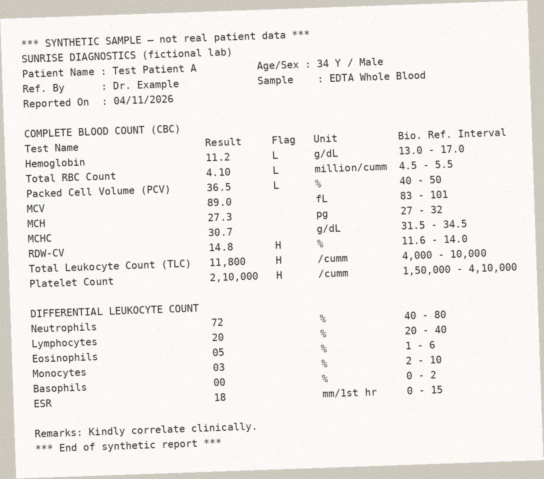
#> input picture samples/files/01_cbc_scan.jpg, 1087 x 958 px (shown at 1/2 size)
$ python -i ocr.py   (imports and definitions only)
#> lines starting #> are read from the running program, lines starting #| are printed output that depends on the picture; after the words box and inside, x2 and y2 are one past the last pixel; in counts of white or black regions, pixels touching at a corner belong together
#> further down, picture is the input picture: PIL image 1087x958 RGB; mean R, G, B 240.1, 238.9, 234.5
"""OCR for photos / scans (pytesseract). Everything happens in memory.

Pipeline: EXIF-transpose -> grayscale -> background normalisation (divide by a
heavy blur) -> deskew (projection-profile search) -> upscale -> several variants
(normalised gray, Otsu, adaptive threshold; psm 6 / psm 4) OCR'd in parallel ->
the variant that yields the most parsed lab rows wins (mean confidence breaks ties).
Text is rebuilt from word boxes so table columns keep 2+ space gaps.
Values are never changed: suspected digit confusions are only *suggested*.
"""
from __future__ import annotations

import io
import re
import shutil
from concurrent.futures import ThreadPoolExecutor
from dataclasses import dataclass, field

import numpy as np
from PIL import Image, ImageFilter, ImageOps

TESSERACT_AVAILABLE = shutil.which("tesseract") is not None
OCR_MISSING_MSG = "OCR engine not installed: sudo apt install tesseract-ocr"
LOW_CONF = 60
TARGET_WIDTH = 2000


class OcrUnavailable(RuntimeError):
    pass


@dataclass
class OcrResult:
    text: str
    confidence: float                      # mean word confidence, 0-100
    low_confidence_tokens: list[str] = field(default_factory=list)
    rows_found: int = 0
    variant: str = ""


# ------------------------------------------------------------ image processing
def normalize_background(gray: Image.Image) -> Image.Image:
    """Divide by a heavily blurred copy: removes paper tint, vignetting and soft shadows."""
    small = gray.resize((max(1, gray.width // 8), max(1, gray.height // 8)), Image.BILINEAR)
    bg = small.filter(ImageFilter.GaussianBlur(6)).resize(gray.size, Image.BILINEAR)
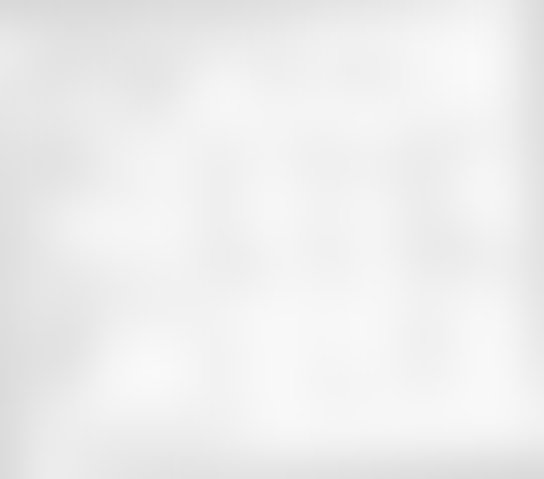
#> bg: PIL image 1087x958 L (shown at 1/2 size); min 216, max 249, mean 238
    a = np.asarray(gray, dtype=np.float32)
    b = np.maximum(np.asarray(bg, dtype=np.float32), 1.0)
    out = np.clip(a / b * 255.0, 0, 255).astype(np.uint8)
    return ImageOps.autocontrast(Image.fromarray(out), cutoff=1)


def _ink(gray: Image.Image) -> np.ndarray:
    a = np.asarray(gray, dtype=np.uint8)
    return (a < otsu_level(a)).astype(np.float32)


def estimate_skew(gray: Image.Image) -> float:
    """Projection-profile search: the angle whose row sums are 'spikiest' (text lines aligned)."""
    w = 700
    small = gray.resize((w, max(1, int(gray.height * w / gray.width))), Image.BILINEAR)
#> small: PIL image 700x616 L

    def score(angle: float) -> float:
#> called with angle = -5
        rot = small.rotate(angle, resample=Image.BILINEAR, expand=False, fillcolor=255)
        return float(np.var(_ink(rot).sum(axis=1)))

    best = max(np.arange(-5, 5.01, 0.5), key=score)
    fine = max(np.arange(best - 0.5, best + 0.51, 0.1), key=score)
    return round(float(fine), 2)


def otsu_level(a: np.ndarray) -> int:
    hist = np.bincount(a.ravel(), minlength=256).astype(np.float64)
#> hist = 256 values, max 318672 at index 255, min 0 at index 0, mean 1684.4
    total = a.size
#> total = 431200
    sum_all = np.dot(np.arange(256), hist)
#> sum_all = 104593963
    w0 = np.cumsum(hist)
#> w0 = 256 values from 0 to 431200
    s0 = np.cumsum(np.arange(256) * hist)
#> s0 = 256 values from 0 to 104593963
    w1 = total - w0
#> w1 = 256 values, max 431200 at index 0, min 0 at index 255, mean 408570.2
    valid = (w0 > 0) & (w1 > 0)
    m0 = np.where(valid, s0 / np.maximum(w0, 1), 0)
#> m0 = 256 values, max 207.3 at index 254, min 0 at index 0, mean 83.41
    m1 = np.where(valid, (sum_all - s0) / np.maximum(w1, 1), 0)
#> m1 = 256 values, max 255 at index 254, min 0 at index 0, mean 244.9
    between = np.where(valid, w0 * w1 * (m0 - m1) ** 2, 0)
#> between = 256 values, max 2.22e+14 at index 178, min 0 at index 0, mean 1.45e+14
    return int(np.argmax(between))


def binarize_otsu(gray: Image.Image) -> Image.Image:
    a = np.asarray(gray, dtype=np.uint8)
    return Image.fromarray(np.where(a > otsu_level(a), 255, 0).astype(np.uint8))


# [4 lines left out: function binarize_adaptive, not called in this run]


def preprocess(img: Image.Image) -> tuple[Image.Image, float]:
    img = ImageOps.exif_transpose(img).convert("L")
    norm = normalize_background(img)
    angle = estimate_skew(norm)
#> in _ink, `return (a < otsu_level(a)).astype(np.float32)`:
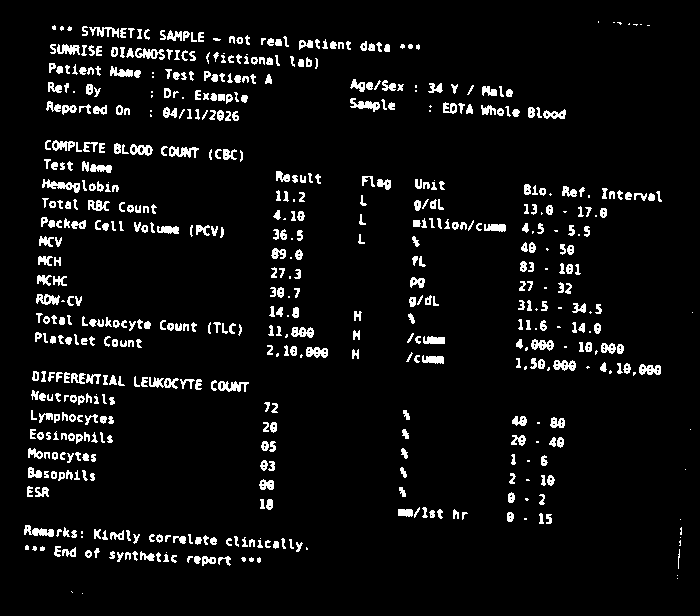
#> returned value: shape (616, 700) float32; values 0 (black) and 1 (white), 5.9% white in thin lines or dots, all inside (x1, y1, x2, y2) = (24, 21, 693, 594)
#> in _ink (call 2), `return (a < otsu_level(a)).astype(np.float32)`: returned value: shape (616, 700) float32; values 0 (black) and 1 (white), 6% white in thin lines or dots, all inside (x1, y1, x2, y2) = (26, 19, 693, 595)
#> in _ink (call 3), `return (a < otsu_level(a)).astype(np.float32)`: returned value: shape (616, 700) float32; values 0 (black) and 1 (white), 5.9% white in thin lines or dots, all inside (x1, y1, x2, y2) = (28, 17, 693, 598)
#> in _ink (call 4), `return (a < otsu_level(a)).astype(np.float32)`: returned value: shape (616, 700) float32; values 0 (black) and 1 (white), 6% white in thin lines or dots
#> in _ink (call 5), `return (a < otsu_level(a)).astype(np.float32)`: returned value: shape (616, 700) float32; values 0 (black) and 1 (white), 6.2% white; 597 white regions (94 under 20 px), largest, box (x1, y1, x2, y2) and area: (38, 189, 76, 203) 241, (221, 385, 252, 396) 216, (41, 54, 71, 65) 209
#> in _ink (call 7), `return (a < otsu_level(a)).astype(np.float32)`: returned value: shape (616, 700) float32; values 0 (black) and 1 (white), 5.9% white in thin lines or dots
#> in _ink (call 10), `return (a < otsu_level(a)).astype(np.float32)`:
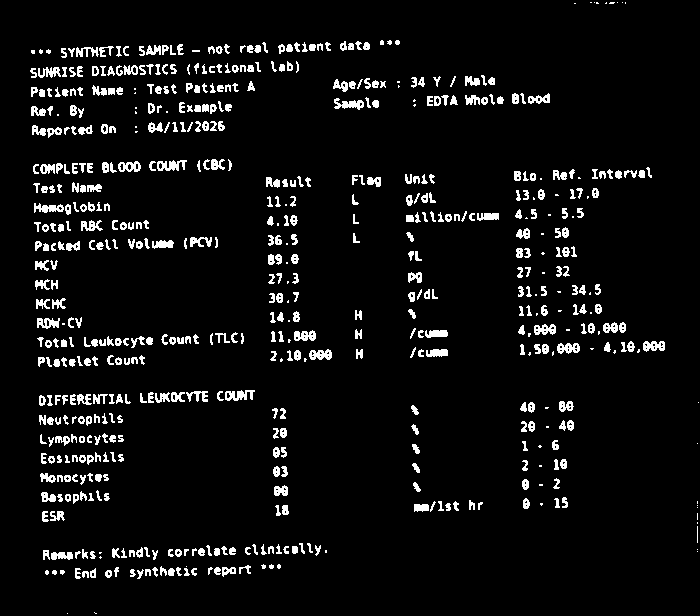
#> returned value: shape (616, 700) float32; values 0 (black) and 1 (white), 5.9% white in thin lines or dots
#> in _ink (call 11), `return (a < otsu_level(a)).astype(np.float32)`: returned value: shape (616, 700) float32; values 0 (black) and 1 (white), 5.3% white in thin lines or dots
#> in _ink (call 12), `return (a < otsu_level(a)).astype(np.float32)`: returned value: shape (616, 700) float32; values 0 (black) and 1 (white), 5.9% white in thin lines or dots, all inside (x1, y1, x2, y2) = (26, 39, 666, 583)
#> in _ink (call 13), `return (a < otsu_level(a)).astype(np.float32)`: returned value: shape (616, 700) float32; values 0 (black) and 1 (white), 5.9% white in thin lines or dots, all inside (x1, y1, x2, y2) = (24, 39, 666, 586)
#> in _ink (call 14), `return (a < otsu_level(a)).astype(np.float32)`: returned value: shape (616, 700) float32; values 0 (black) and 1 (white), 5.9% white in thin lines or dots, all inside (x1, y1, x2, y2) = (22, 38, 667, 588)
#> in _ink (call 15), `return (a < otsu_level(a)).astype(np.float32)`: returned value: shape (616, 700) float32; values 0 (black) and 1 (white), 5.9% white in thin lines or dots, all inside (x1, y1, x2, y2) = (20, 38, 667, 590)
#> in _ink (call 16), `return (a < otsu_level(a)).astype(np.float32)`: returned value: shape (616, 700) float32; values 0 (black) and 1 (white), 5.9% white in thin lines or dots, all inside (x1, y1, x2, y2) = (18, 38, 667, 593)
#> in _ink (call 17), `return (a < otsu_level(a)).astype(np.float32)`: returned value: shape (616, 700) float32; values 0 (black) and 1 (white), 5.9% white in thin lines or dots, all inside (x1, y1, x2, y2) = (16, 37, 667, 595)
#> in score (call 18), `rot = small.rotate(angle, resample=Image.BILINEAR, expand=False, fillc..`:
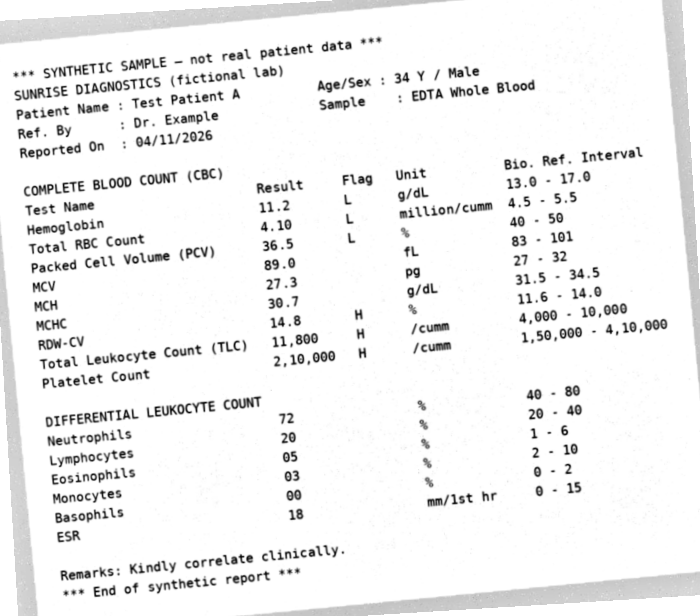
#> rot: PIL image 700x616 L; min 4, max 255, mean 241.5
#> in _ink (call 18), `return (a < otsu_level(a)).astype(np.float32)`: returned value: shape (616, 700) float32; values 0 (black) and 1 (white), 5.9% white in thin lines or dots, all inside (x1, y1, x2, y2) = (14, 37, 667, 597)
#> in score (call 19), `rot = small.rotate(angle, resample=Image.BILINEAR, expand=False, fillc..`:
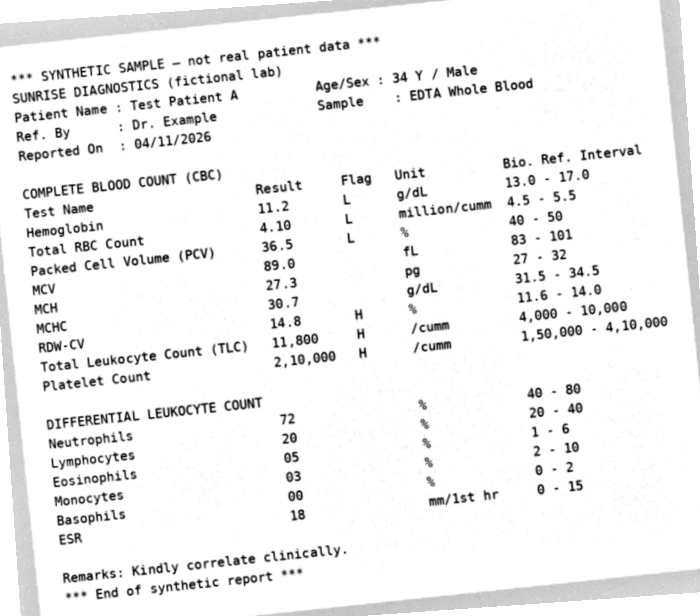
#> rot: PIL image 700x616 L; min 4, max 255, mean 241.6
#> in _ink (call 19), `return (a < otsu_level(a)).astype(np.float32)`: returned value: shape (616, 700) float32; values 0 (black) and 1 (white), 5.9% white in thin lines or dots, all inside (x1, y1, x2, y2) = (11, 37, 667, 599)
#> in score (call 20), `rot = small.rotate(angle, resample=Image.BILINEAR, expand=False, fillc..`:
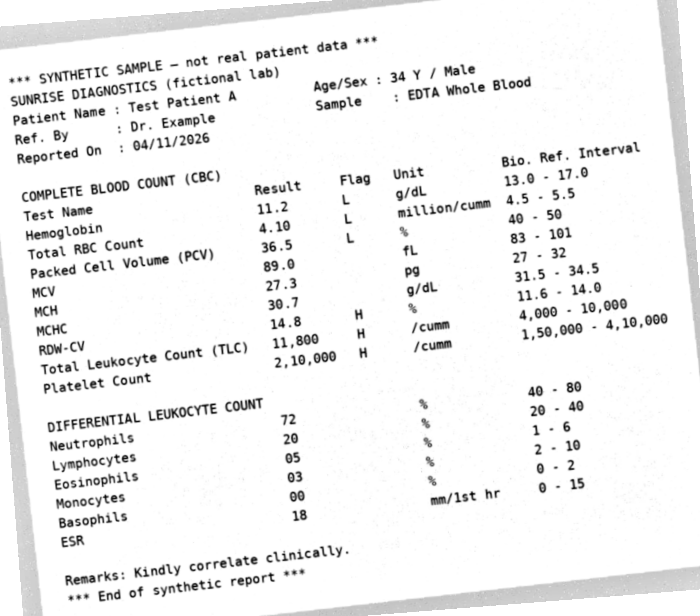
#> rot: PIL image 700x616 L; min 3, max 255, mean 241.6
#> in _ink (call 20), `return (a < otsu_level(a)).astype(np.float32)`:
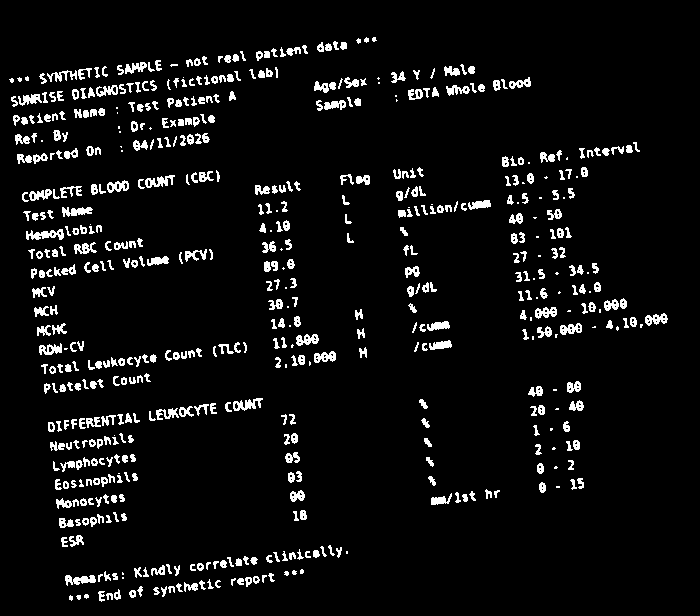
#> returned value: shape (616, 700) float32; values 0 (black) and 1 (white), 5.9% white in thin lines or dots, all inside (x1, y1, x2, y2) = (9, 37, 668, 602)
#> in estimate_skew, `best = max(np.arange(-5, 5.01, 0.5), key=score)`: best = -2
#> in estimate_skew, `fine = max(np.arange(best - 0.5, best + 0.51, 0.1), key=score)`: fine = -2.1
#> angle = -2.1
    if abs(angle) >= 0.2:
        norm = norm.rotate(angle, resample=Image.BICUBIC, expand=True, fillcolor=255)
    if norm.width < TARGET_WIDTH:
        norm = norm.resize((TARGET_WIDTH, int(norm.height * TARGET_WIDTH / norm.width)), Image.LANCZOS)
    norm = norm.filter(ImageFilter.UnsharpMask(radius=2, percent=60, threshold=3))
    return norm, angle


# ------------------------------------------------------------ OCR + text rebuild
JUNK_EDGE = re.compile(r"^[^\w<>≤≥*%/+]+$")


# [43 lines left out: functions _rebuild, _run, _interesting, not called in this run]


CONFUSABLE = re.compile(r"^[<>]?(?=[\dOoIl.,]*\d)(?=.*[OoIl])[\dOoIl][\dOoIl.,]*$")


# [10 lines left out: function suggest_digit_fixes, not called in this run]


def _rows(text: str) -> int:
    from app.pipeline import analyze
    return sum(1 for v in analyze(text).values if v.reference is not None)


# [28 lines left out: function ocr_image, not called in this run]


def ocr_bytes(data: bytes) -> OcrResult:
    return ocr_image(Image.open(io.BytesIO(data)))

>>> from PIL import Image
>>> picture = Image.open('../../samples/files/01_cbc_scan.jpg')
>>> result = preprocess(picture)

$ run again, on samples/files/01_cbc.png
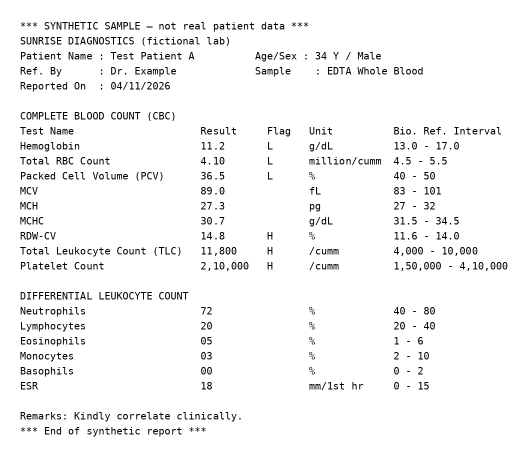
#> input picture samples/files/01_cbc.png, 1055 x 920 px (shown at 1/2 size)
#> picture is the input picture: PIL image 1055x920 RGB; min 0, max 255, mean 245.8
#> hist = 256 values, max 374088 at index 255, min 0 at index 0, mean 1668
#> sum_all = 105027039
#> w0 = 256 values from 0 to 427000
#> s0 = 256 values from 0 to 105027039
#> w1 = 256 values, max 427000 at index 0, min 0 at index 255, mean 410261.9
#> m0 = 256 values, max 182.1 at index 254, min 0 at index 0, mean 85.43
#> m1 = 256 values, max 255 at index 254, min 0 at index 0, mean 247.6
#> between = 256 values, max 1.73e+14 at index 186, min 0 at index 0, mean 1.06e+14
#> in _ink (call 10), `return (a < otsu_level(a)).astype(np.float32)`:
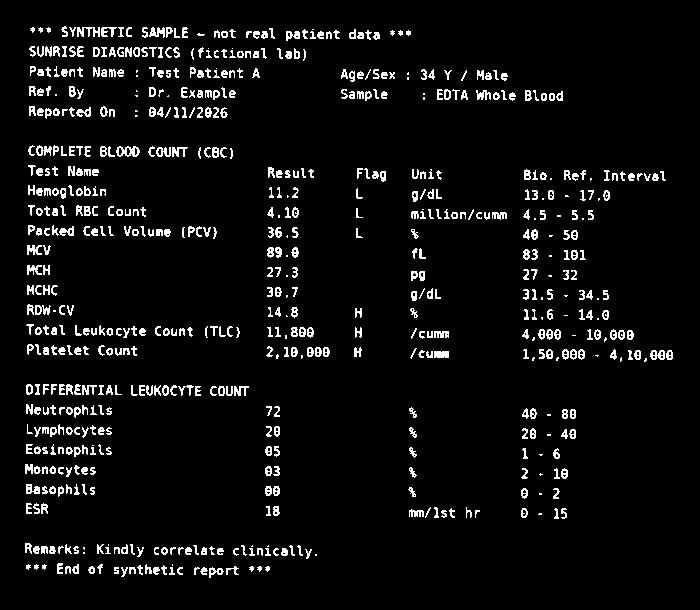
#> returned value: shape (610, 700) float32; values 0 (black) and 1 (white), 5.5% white in thin lines or dots, all inside (x1, y1, x2, y2) = (25, 26, 673, 578)
#> in score (call 21), `rot = small.rotate(angle, resample=Image.BILINEAR, expand=False, fillc..`:
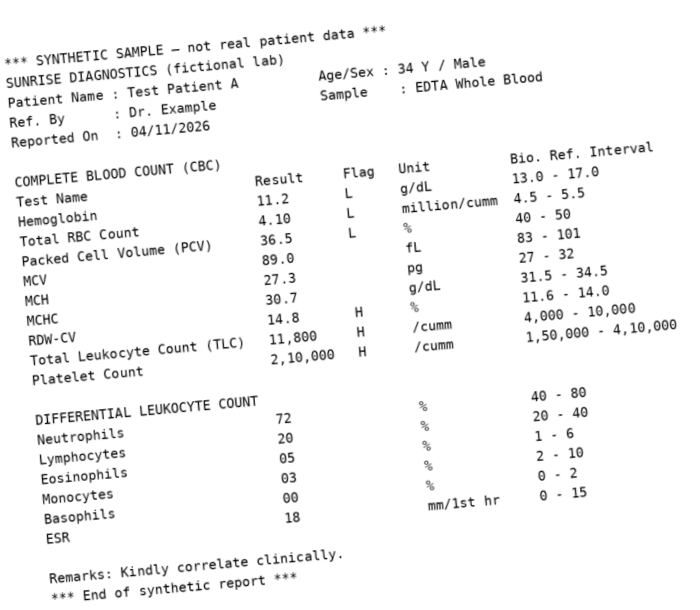
#> rot: PIL image 700x610 L; min 3, max 255, mean 246
#> best = 0.5
#> fine = 0.1
